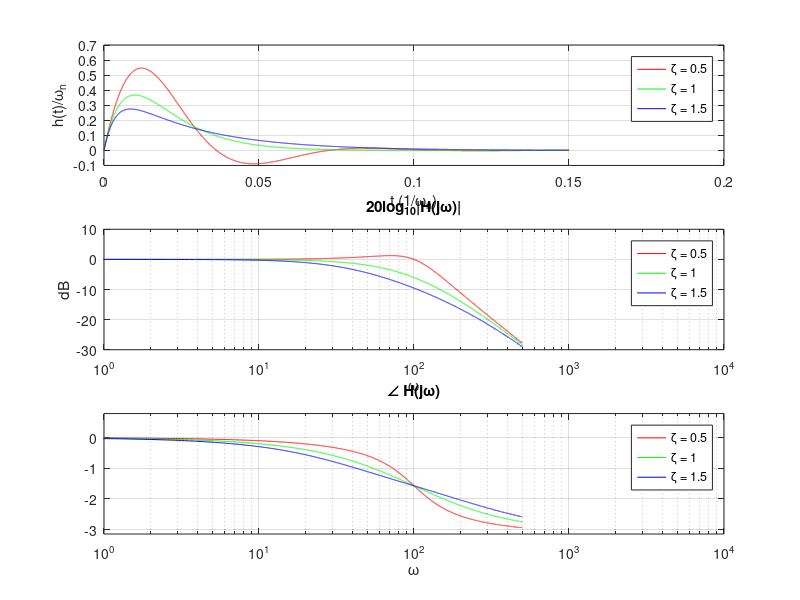

Here is the MATLAB script that generated this plot:
clc; clear;

tmax = 15;
tmin = 0;

Fs = 1e3;  % resolution (sampling freq.)
dt = 1/ Fs;

omega_n = 100;

t = (tmin: dt: tmax)./ omega_n; 

N = (tmax - tmin)/ dt+ 1;
df = Fs/ N;
omega = (-N/ 2: N/ 2- 1)* df;

zeta1 = 0.5;
zeta2 = 1;
zeta3 = 1.5;



c1_1 = -zeta1.* omega_n + omega_n.* sqrt(zeta1.^ 2- 1);
c2_1 = -zeta1.* omega_n - omega_n.* sqrt(zeta1.^ 2- 1);
M_1 = omega_n./ (2* sqrt(zeta1.^ 2- 1));


c1_3 = -zeta3.* omega_n + omega_n.* sqrt(zeta3.^ 2- 1);
c2_3 = -zeta3.* omega_n - omega_n.* sqrt(zeta3.^ 2- 1);
M_3 = omega_n./ (2* sqrt(zeta3.^ 2- 1));


ht_1 = M_1.*(exp(c1_1.* t)- exp(c2_1.* t));
ht_2 = omega_n.^ 2.* t.* exp(-omega_n.* t);
ht_3 = M_3.*(exp(c1_3.* t)- exp(c2_3.* t));



subplot(3, 3, [1, 2, 3]);
plot(t, ht_1./ omega_n, 'r', t, ht_2./ omega_n, 'g', t, ht_3./ omega_n, 'b');
grid on;
ylabel('h(t)/\omega_n');
xlabel('t (1/\omega_n)');
legend('\zeta = 0.5', '\zeta = 1', '\zeta = 1.5');


H_1 = (M_1./ (1i.* omega- c1_1))- (M_1./ (1i.* omega- c2_1));
H_2 = (omega_n.^ 2)./ ((1i.* omega+ omega_n).^ 2);
H_3 = (M_3./ (1i.* omega- c1_3))- (M_3./ (1i.* omega- c2_3));




subplot(3, 3, [4, 5, 6]);
semilogx(omega, 20*log10(abs(H_1)), 'r', omega, 20*log10(abs(H_2)) ...
    , 'g', omega, 20*log10(abs(H_3)), 'b');
title('20log_{10}|H(j\omega)|');
xlim([1, 1e4]);
ylim([-30, 10]);
xlabel('\omega');
ylabel('dB');
legend('\zeta = 0.5', '\zeta = 1', '\zeta = 1.5');
grid on;


ph_1 = atan(imag(H_1)./ real(H_1)).* (omega <= omega_n)+ ...
    (atan(imag(H_1)./ real(H_1)) - pi).* (omega > omega_n);
ph_2 = atan(imag(H_2)./ real(H_2)).* (omega <= omega_n)+ ...
    (atan(imag(H_2)./ real(H_2)) - pi).* (omega > omega_n);
ph_3 = atan(imag(H_3)./ real(H_3)).* (omega <= omega_n)+ ...
    (atan(imag(H_3)./ real(H_3)) - pi).* (omega > omega_n);


subplot(3, 3, [7, 8, 9]);
semilogx(omega, ph_1, 'r', omega, ph_2 ...
    , 'g', omega, ph_3, 'b');
title('\angle H(j\omega)');
xlabel('\omega');
xlim([1, 1e4]);
ylim([-pi, pi/ 4]);
legend('\zeta = 0.5', '\zeta = 1', '\zeta = 1.5');
grid on;







